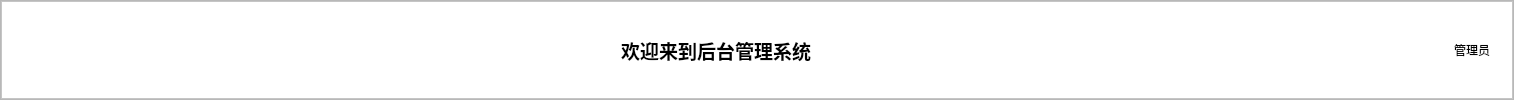
          <widget class="QFrame" name="frame_5">
           <property name="sizePolicy">
            <sizepolicy hsizetype="Expanding" vsizetype="Expanding">
             <horstretch>10</horstretch>
             <verstretch>1</verstretch>
            </sizepolicy>
           </property>
           <property name="styleSheet">
            <string notr="true">QFrame#frame_5 {
    border: 1px solid  rgb(190, 190, 190) ;
}</string>
           </property>
           <property name="frameShape">
            <enum>QFrame::StyledPanel</enum>
           </property>
           <property name="frameShadow">
            <enum>QFrame::Raised</enum>
           </property>
           <property name="lineWidth">
            <number>1</number>
           </property>
           <layout class="QHBoxLayout" name="horizontalLayout_6">
            <property name="spacing">
             <number>0</number>
            </property>
            <property name="leftMargin">
             <number>0</number>
            </property>
            <property name="topMargin">
             <number>0</number>
            </property>
            <property name="rightMargin">
             <number>0</number>
            </property>
            <property name="bottomMargin">
             <number>0</number>
            </property>
            <item>
             <widget class="QFrame" name="frame_6">
              <property name="styleSheet">
               <string notr="true">background-color: rgb(255, 255, 255);
</string>
              </property>
              <property name="frameShape">
               <enum>QFrame::StyledPanel</enum>
              </property>
              <property name="frameShadow">
               <enum>QFrame::Raised</enum>
              </property>
              <layout class="QHBoxLayout" name="horizontalLayout_3">
               <property name="spacing">
                <number>0</number>
               </property>
               <property name="leftMargin">
                <number>0</number>
               </property>
               <property name="topMargin">
                <number>0</number>
               </property>
               <property name="rightMargin">
                <number>12</number>
               </property>
               <property name="bottomMargin">
                <number>0</number>
               </property>
               <item>
                <spacer name="horizontalSpacer_2">
                 <property name="orientation">
                  <enum>Qt::Horizontal</enum>
                 </property>
                 <property name="sizeHint" stdset="0">
                  <size>
                   <width>619</width>
                   <height>20</height>
                  </size>
                 </property>
                </spacer>
               </item>
               <item>
                <widget class="QLabel" name="label">
                 <property name="font">
                  <font>
                   <family>华文细黑</family>
                   <pointsize>-1</pointsize>
                   <weight>75</weight>
                   <italic>false</italic>
                   <bold>true</bold>
                  </font>
                 </property>
                 <property name="styleSheet">
                  <string notr="true">
font-size: 19px;</string>
                 </property>
                 <property name="text">
                  <string>欢迎来到后台管理系统</string>
                 </property>
                </widget>
               </item>
               <item>
                <spacer name="horizontalSpacer">
                 <property name="orientation">
                  <enum>Qt::Horizontal</enum>
                 </property>
                 <property name="sizeHint" stdset="0">
                  <size>
                   <width>619</width>
                   <height>20</height>
                  </size>
                 </property>
                </spacer>
               </item>
               <item>
                <layout class="QHBoxLayout" name="horizontalLayout_2">
                 <property name="spacing">
                  <number>0</number>
                 </property>
                 <property name="leftMargin">
                  <number>11</number>
                 </property>
                 <property name="rightMargin">
                  <number>4</number>
                 </property>
                 <item>
                  <widget class="QLabel" name="label_userAvatar">
                   <property name="enabled">
                    <bool>true</bool>
                   </property>
                   <property name="maximumSize">
                    <size>
                     <width>35</width>
                     <height>35</height>
                    </size>
                   </property>
                   <property name="styleSheet">
                    <string notr="true"/>
                   </property>
                   <property name="text">
                    <string/>
                   </property>
                   <property name="pixmap">
                    <pixmap resource="admin_icon.qrc">:/img/img/kk.jpg</pixmap>
                   </property>
                   <property name="scaledContents">
                    <bool>true</bool>
                   </property>
                   <property name="alignment">
                    <set>Qt::AlignCenter</set>
                   </property>
                  </widget>
                 </item>
                 <item>
                  <widget class="QPushButton" name="pushButton_mian_username">
                   <property name="minimumSize">
                    <size>
                     <width>48</width>
                     <height>23</height>
                    </size>
                   </property>
                   <property name="maximumSize">
                    <size>
                     <width>160</width>
                     <height>23</height>
                    </size>
                   </property>
                   <property name="layoutDirection">
                    <enum>Qt::RightToLeft</enum>
                   </property>
                   <property name="autoFillBackground">
                    <bool>false</bool>
                   </property>
                   <property name="styleSheet">
                    <string notr="true">QPushButton{
	
	border: 0px;
    font:12px;

}



</string>
                   </property>
                   <property name="text">
                    <string>管理员</string>
                   </property>
                   <property name="iconSize">
                    <size>
                     <width>12</width>
                     <height>12</height>
                    </size>
                   </property>
                   <property name="flat">
                    <bool>false</bool>
                   </property>
                  </widget>
                 </item>
                </layout>
               </item>
              </layout>
             </widget>
            </item>
           </layout>
          </widget>
